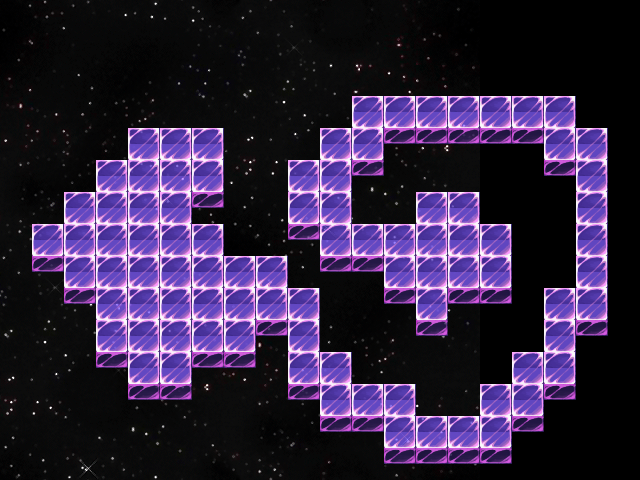

Below is a game level as drawn by its tile map, then a one-line description and the .tmx that defines it (tile-layer data replaced by summaries):
An orthogonal 20x15 tile map with 32x32 px tiles, 1 tile layer (BG), 1 hidden layer not drawn, 2 tilesets, 1 image layer and 3 objects (hero, witch, sensorWitch).

<map version="1.0" orientation="orthogonal" width="20" height="15" tilewidth="32" tileheight="32">
 <tileset firstgid="1" name="tilesets" tilewidth="32" tileheight="32">
  <image source="world_tileset/tilesets.png" width="512" height="480" />
 </tileset>
 <tileset firstgid="241" name="metatiles32x32" tilewidth="32" tileheight="32">
  <image source="metatiles32x32.png" width="160" height="32" />
  <tile id="0">
   <properties>
    <property name="type" value="solid" />
   </properties>
  </tile>
 </tileset>
 <imagelayer name="parallax" width="20" height="15">
  <image source="world_tileset/StarlitSky.png" />
 </imagelayer>
 <layer name="BG" width="20" height="15">
  <data>[300 cells, 120 non-empty, 2 distinct tile ids]</data>
 </layer>
 <objectgroup name="Entities" width="20" height="15">
  <object name="hero" x="140" y="217" width="30" height="59" />
  <object name="witch" x="429" y="227" width="27" height="43">
   <properties>
    <property name="nextLevel" value="pass" />
    <property name="timer" value="1000" />
   </properties>
  </object>
  <object name="sensorWitch" x="13" y="26" width="50" height="38" />
 </objectgroup>
 <layer name="collisions" width="20" height="15" visible="0">
  <data>[300 cells, 213 non-empty, 1 distinct tile ids]</data>
 </layer>
</map>
